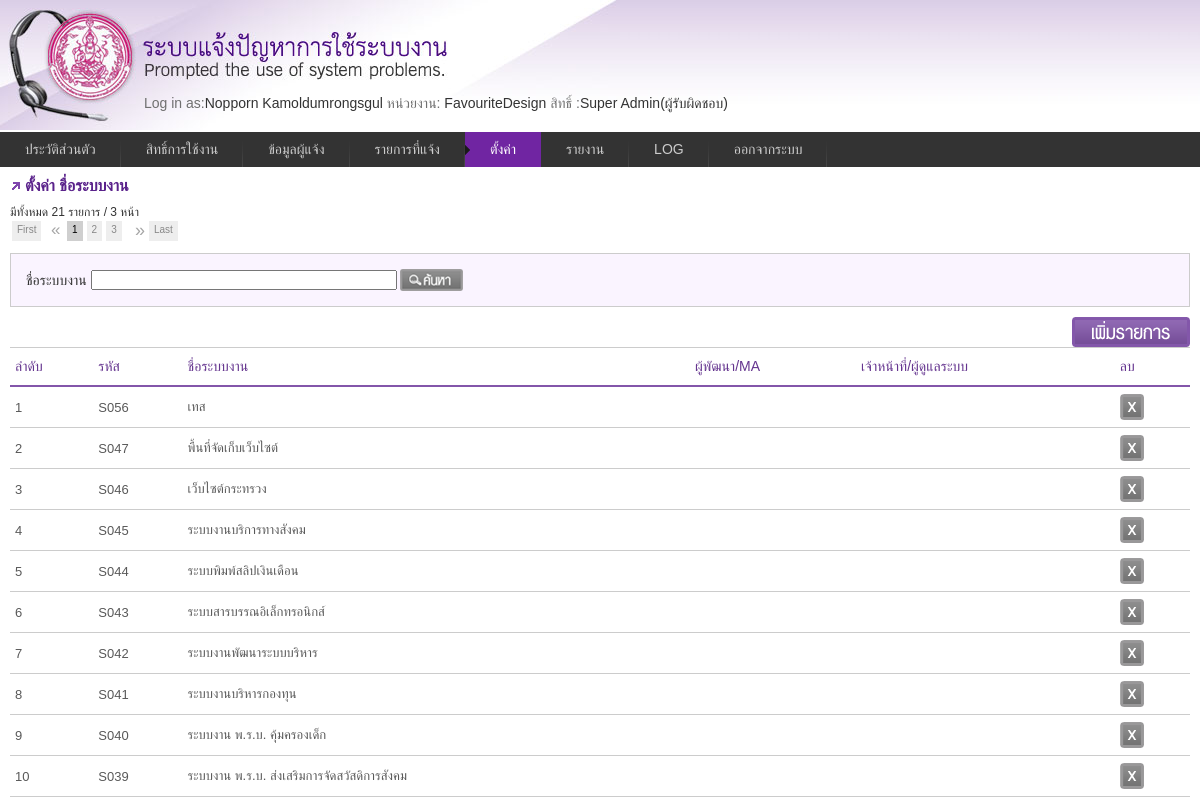
Page /setting.php?act=systemlist (signed in) on the committed database.
### tables this page shows
CREATE TABLE `informent` (
  `ID` int(11) NOT NULL auto_increment,
  `Code` varchar(10) default NULL,
  `Name` varchar(50) default NULL,
  `lastname` varchar(50) default NULL,
  `usertypeid` int(11) default NULL,
  `UserGroupID` int(11) default NULL,
  `DepartmentID` int(11) default NULL,
  `DivisionID` int(11) default NULL,
  `GroupID` int(11) default NULL,
  `HumanType` int(11) default NULL,
  `IdCard` varchar(17) default NULL,
  `Tel` varchar(11) default NULL,
  `Email` varchar(255) default NULL,
  `Password` varchar(50) default NULL,
  `DateRegister` datetime default NULL,
  PRIMARY KEY  (`ID`)
);

CREATE TABLE `usergroup` (
  `ID` int(10) NOT NULL auto_increment,
  `Code` varchar(10) default NULL,
  `UserGroupName` varchar(50) default NULL,
  `UserDate` date default NULL,
  `CanAccessAll` char(10) default NULL,
  `level` char(1) default NULL,
  PRIMARY KEY  (`ID`)
);

CREATE TABLE `system` (
  `ID` int(10) NOT NULL auto_increment,
  `Code` varchar(10) default NULL,
  `SystemName` varchar(200) default NULL,
  `name_eng` varchar(255) default NULL,
  PRIMARY KEY  (`ID`)
);

### include/function.php (called while the page is built, shortened)
<?php
function GetData($tablename, $id)
{
    if($id!='' && $tablename !='')
    {
      $result = mysql_query("SELECT * FROM ".$tablename." WHERE ID=".$id) or die("Error".mysql_error());
      $row = mysql_fetch_array($result);
    }
    return @$row;
}
function GetUserType($id){
	 $type=array("","ผู้รับผิดชอบ","ผู้ประสานงาน ","เจ้าของระบบ","ผู้ใช้งาน");
	 return $type[$id];
}
?>

### include/class_userlogin.php (called while the page is built, shortened)
<?php
class UserLogin{
 function GetPermission($pm_code)
 {
	$sql="select * from usergroup_permission where usergroupid=".$_SESSION["usergroupid"]." and code=".$pm_code;
	$result=mysql_query($sql)or die('Invalid query: ' . mysql_error());
	if($result){
		$item=mysql_fetch_assoc($result);
	}else{ $item="";}
	return $item;
 }
}
?>

### include/config.php (called while the page is built, shortened)
<?
$per_page = 10;
?>

### setting/system_list.php (the view, shortened to what this page needs)
<?
  $systemsearch = @$_GET['systemsearch'];
  $condition = " WHERE 1 = 1 ";
  $condition .= $systemsearch!='' ? " AND SystemName like '%".$systemsearch."%'" : "";
                $num_pages= 1;
                $page=@$_GET['page']!='' ? @$_GET['page'] : 1;
                  $sql = "select * from system  ".$condition;
                        $result = mysql_query($sql);
                        $page_start = ( $per_page * $page) - $per_page;
                        $num_rows = mysql_num_rows( $result );
                  if ( $num_rows <= $per_page )
                        $num_pages = 1;
                  else if ( ( $num_rows % $per_page ) == 0 )
                        $num_pages = ( $num_rows / $per_page );
                  else
                        $num_pages = ( $num_rows / $per_page ) + 1;
                $num_pages = ( int ) $num_pages;
                $sql .= "  ORDER BY ID  DESC  LIMIT $page_start, $per_page";
                $result = mysql_query($sql) or die("Invalid query: " . mysql_error());
?>
<h3>ตั้งค่า ชื่อระบบงาน</h3>
<span style="font-size:12px;">มีทั้งหมด <?=$num_rows;?> รายการ  / <?=$num_pages;?> หน้า </span><div id="pagenavi" ></div>
<form method="get">
<div id="search">
<span> ชื่อระบบงาน
<input name= "systemsearch" type="text" id= "systemsearch" size="35" value="<?=$systemsearch;?>"></span>
<span>
<input name="" type="submit" value="search" class="btn_search" />
  </span>
</div>
</form>
<div id="btnBox"><input type="button" value="เพิ่มรายการ"  class="btn_add"  onclick="window.location.href='setting.php?act=systemform'"/></div>
<table class="tblist">
<tr>
  <th align="left">ลำดับ</th>
  <th align="left">รหัส</th>
  <th align="left">ชื่อระบบงาน</th>
  <th align="left">ผู้พัฒนา/MA</th>
  <th align="left">เจ้าหน้าที่/ผู้ดูแลระบบ</th>
  <th align="left">ลบ</th>
  </tr>
<?
  $i = ($page -1)* $per_page;
  while($row=mysql_fetch_array($result)){
	 $i++;
?>
<tr style="cursor:pointer;">
  <td onclick="window.location='setting.php?act=systemform&id=<?=$row['ID'];?>';" ><?=$i;?></td>
  <td onclick="window.location='setting.php?act=systemform&id=<?=$row['ID'];?>';" ><?=$row['Code'];?></td>
  <td onclick="window.location='setting.php?act=systemform&id=<?=$row['ID'];?>';" ><?=$row['SystemName'];?></td>
  <td></td>
  <td></td>
  <td> <input type="submit" name="delbutton" id="delbutton" value="" class="btn_delete" onclick="ConfirmDelete('setting.php?type=System&act=delete&id=<?=$row['ID'];?>&chk_del=<?php echo $item_6['CanDelete'];?>');" /> </td>
</tr>
<? } ?>
</table>

### _menu.php (shortened to what this page needs)
<?
$currentUser = GetData("informent",$_SESSION['id']);
$group = GetData("usergroup",$_SESSION["usergroupid"]);
$agen=GetAgencie($_SESSION["id"]);
?>
<?
	$tmp = explode("/",$_SERVER['SCRIPT_NAME']);
		 $page_name = trim($tmp[count($tmp)-1]);
		$active_1_list = array('profile.php');
		$active_2_list = array('usergroup.php');
		$active_3_list = array('user.php');
		$active_4_list = array('request_list.php');
		$active_5_list = array('setting.php');
		$active_6_list = array('report.php');
		$active_7_list = array('logfile.php');
		if (in_array($page_name, $active_1_list))$m1_class = "current";	else	$m1_class = "";
		if (in_array($page_name, $active_2_list))$m2_class = "current";	else 	$m2_class = "";
		if (in_array($page_name, $active_3_list))$m3_class = "current";	else	$m3_class = "";
		if (in_array($page_name, $active_4_list))$m4_class = "current";	else	$m4_class = "";
		if (in_array($page_name, $active_5_list))$m5_class = "current";	else	$m5_class = "";
		if (in_array($page_name, $active_6_list))$m6_class = "current";	else	$m6_class = "";
		if (in_array($page_name, $active_7_list))$m7_class = "current";	else	$m7_class = "";
?>
<div id="head">
<div style="padding:95px 0 0 144px;">
<span class="gray">Log in as:</span><?php echo $currentUser['Name']." ".$currentUser['lastname'];?>
<span class="gray"> หน่วยงาน:</span>
<?php  if($_SESSION["usergroupid"]=="2"){
			$agen="FavouriteDesign";
		}
			echo $agen;
?>
<?php
$pm =new UserLogin();
    $item_1=$pm->GetPermission(1);
	$item_2=$pm->GetPermission(2);
	$item_3=$pm->GetPermission(3);
	$item_4=$pm->GetPermission(4);
	$item_5=$pm->GetPermission(5);
	$item_6=$pm->GetPermission(6);
	$item_7=$pm->GetPermission(7);
    $item_8=$pm->GetPermission(8);
	$item_10=$pm->GetPermission(10);
    $item_9=$pm->GetPermission(9);
	$item_11=$pm->GetPermission(11);
?>
<span class="gray"> สิทธิ์ :</span><?php echo $group['UserGroupName']; ?>(<?php echo GetUserType($_SESSION["usertype"]); ?>)</div>
</div>
<div class="menu">
		<ul>
			<li><a href="profile.php"  class="<?=$m1_class;?>">ประวัติส่วนตัว</a></li>
			<?php if($item_9['CanView']=="1"){ ?>
            <li><a href="usergroup.php"  class="<?=$m2_class;?>">สิทธิ์การใช้งาน</a></li>
			<?php } ?>
			<?php if($item_8['CanView']=="1"){ ?>
            <li><a href="user.php"  class="<?=$m3_class;?>">ข้อมูลผู้แจ้ง</a></li>
			<?php } ?>
			<li><a href="request_list.php" id="current"  class="<?=$m4_class;?>">รายการที่แจ้ง</a></li>
			 <?php
			 if($item_1['CanView']=="1" || $item_2['CanView']=="1" || $item_3['CanView']=="1" || $item_4['CanView']=="1" || $item_5['CanView']=="1" || $item_6['CanView']=="1" || $item_7['CanView']=="1"){ ?>
            <li><a href="#" class="<?=$m5_class;?>">ตั้งค่า</a>
          </li>
          <?php } ?>
		  	<?php if($item_10['CanView']=="1"){ ?>
            <li><a href="#" class="<?=$m6_class;?>">รายงาน</a>
            </li>
			<?php } ?>
			<?php
				if($item_11['CanView']=="1"){
				 ?>
            <li><a href="logfile.php" class="<?=$m7_class;?>">LOG</a></li>
			<?php } ?>
            <li><a href="#" onclick="ConfirmLogout();">ออกจากระบบ</a></li>
		</ul>
	</div>

### css/paginate.css (style rules this page uses)
.jPaginate { height:34px; position:relative; color:#a5a5a5; font-size:small; width:80%; margin:0px; text-align:center; font-size:10px; clear:both; }

### css/style.css (style rules this page uses)
html,body { font-family:Tahoma, Geneva, sans-serif; font-size:14px; color:#333; background:url(../images/bg_head.jpg) repeat-x; }
h3 { color:#5a228b; padding:0 0 0 15px; font-size:16px; font-weight:700; background:url(../images/bull.gif) no-repeat center left; margin-bottom:10px; }
#head { background:url(../images/head.jpg) no-repeat; height:132px; }
#btnBox { text-align:right;position:relative; float:right; }
#search { padding:15px; border:1px solid #CCC; margin-bottom:10px; background:#FAF4FF }
.tblist { font-family: "Lucida Sans Unicode", "Lucida Grande", Sans-Serif; font-size: 13px; background: #fff; margin:0; width: 100%; border-collapse: collapse; text-align: left; }
.tblist th { font-size: 14px; font-weight: normal; color:#65358f; padding: 10px 5px; border-top: 1px solid #ccc; border-bottom: 2px solid #8356aa; border-left: 0px solid #ccc; border-right: 0px solid #ccc; }
.tblist td { color:#595959; padding: 5px; height:30px; border-top: 1px solid #ccc; border-bottom: 1px solid #ccc; border-left: 0px solid #ccc; border-right: 0px solid #ccc; }

### css/other.css (style rules this page uses)
.gray { color:#707070 }
.btn_add { width:118px; height:30px; border: none; background: transparent url(../images/btn_add.png) no-repeat center; overflow: hidden; text-indent: -999px; line-height: 0px; display:inline; color: #a63606; cursor: pointer; cursor: hand; }
.btn_delete { width:24px; height:26px; border: none; background: transparent url(../images/btn_delete.png) no-repeat center; overflow: hidden; text-indent: -999px; line-height: 0px; display:inline; color: #a63606; cursor: pointer; cursor: hand; }
.btn_search { width:63px; height:22px; border: none; background: transparent url(../images/btn_search.png) no-repeat center; overflow: hidden; text-indent: -999px; line-height: 0px; display:inline; color: #a63606; cursor: pointer; cursor: hand; }

### css/menu_style.css (style rules this page uses)
.menu { border:none; border:0px; margin:0px; padding:0px; font: 67.5% "Lucida Sans Unicode", "Bitstream Vera Sans", "Trebuchet Unicode MS", "Lucida Grande", Verdana, Helvetica, sans-serif; font-size:14px; font-weight:bold; }
.menu ul { background:#333; height:35px; list-style:none; margin:0; padding:0; }
.menu li { float:left; padding:0px; }
.menu li a { background:#333 url("../images/seperator.gif") bottom right no-repeat; color:#cccccc; display:block; font-weight:normal; line-height:35px; margin:0px; padding:0px 25px; text-align:center; text-decoration:none; }
.menu .current { background:#7025a2 url('../images/hover_sub.gif') center left no-repeat; border:0px; color:#FFF; text-decoration:none; }

### rows in the picture
informent: Name "Nopporn", lastname "Kamoldumrongsgul"
usergroup: UserGroupName "Super Admin"
system: Code "S056", SystemName "เทส"
system: Code "S047", SystemName "พื้นที่จัดเก็บเว็บไซต์"
system: Code "S046", SystemName "เว็บไซต์กระทรวง"
system: Code "S045", SystemName "ระบบงานบริการทางสังคม"
system: Code "S044", SystemName "ระบบพิมพ์สลิปเงินเดือน"
system: Code "S043", SystemName "ระบบสารบรรณอิเล็กทรอนิกส์"
system: Code "S042", SystemName "ระบบงานพัฒนาระบบบริหาร"
system: Code "S041", SystemName "ระบบงานบริหารกองทุน"
system: Code "S040", SystemName "ระบบงาน พ.ร.บ. คุ้มครองเด็ก"
system: Code "S039", SystemName "ระบบงาน พ.ร.บ. ส่งเสริมการจัดสวัสดิการสังคม"

### other values in the picture
$agen "FavouriteDesign"
GetUserType($_SESSION["usertype"]) "ผู้รับผิดชอบ"
$num_rows "21"
$num_pages "3"
